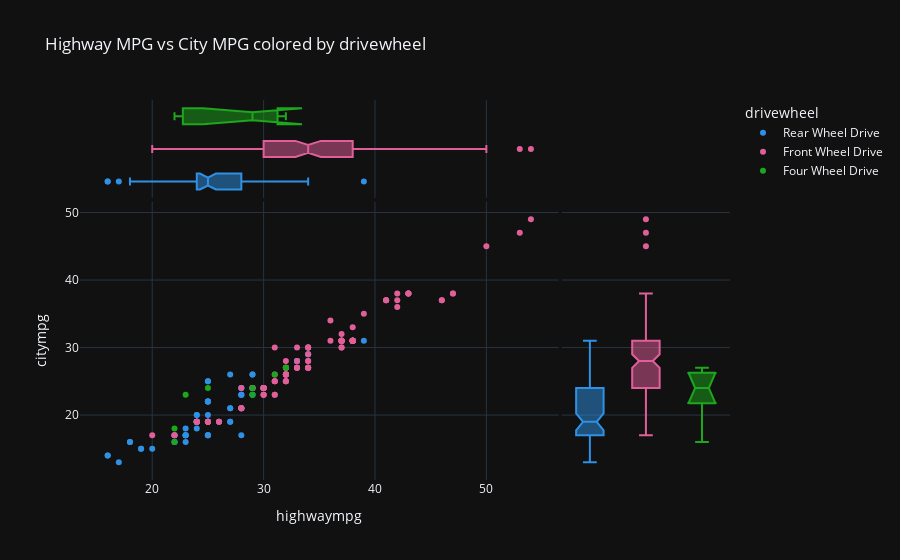

Write notebook code for a chart like this one.
### Markdown cell above
# Insights from Boxplot
- Hatchbacks have tightly grouped prices, indicating low price variability.
- Other car bodies (sedans, convertibles) show wider price ranges and more outliers.
- Hatchbacks are likely more standardized or budget-friendly.
- Greater price variability in other types suggests more market diversity.

### Code cell
# scatter plot with marginal for highway mpg vs city mpg
fig = px.scatter(
    cars_df, 
    x='highwaympg', 
    y='citympg', 
    color='drivewheel',
    title='Highway MPG vs City MPG colored by drivewheel',
    color_discrete_sequence=px.colors.qualitative.Dark24,
    marginal_x='box',
    marginal_y='box'
)
fig.update_layout(template='plotly_dark')
fig.show()

### Figure 1 — Plotly figure (JSON) as saved in the notebook; plotly's stock layout.template omitted (floating-point values rounded to 4 significant figures)
{"data": [{"hovertemplate": "drivewheel=Rear Wheel Drive<br>highwaympg=%{x}<br>citympg=%{y}<extra></extra>", "legendgroup": "Rear Wheel Drive", "marker": {"color": "#2E91E5", "symbol": "circle"}, "mode": "markers", "name": "Rear Wheel Drive", "orientation": "v", "showlegend": true, "type": "scatter", "x": [27, 27, 26, 29, 29, 28, 28, 25, 22, 22, 20, 29, 29, 19, 19, 17, 23, 23, 23, 23, 27, 39, 25, 25, 25, 25, 18, 18, 16, 16, 24, 25, 23, 25, 24, 33, 24, 25, 24, 33, 24, 25, 24, 33, 24, 24, 27, 25, 25, 25, 28, 34, 34, 29, 29, 30, 30, 30, 30, 30, 30, 24, 24, 24, 24, 28, 28, 28, 28, 22, 22, 28, 25, 23, 27, 25], "xaxis": "x", "y": [21, 21, 19, 23, 23, 21, 21, 20, 16, 16, 15, 24, 24, 15, 15, 13, 17, 17, 17, 16, 19, 31, 22, 22, 22, 22, 16, 16, 14, 14, 19, 19, 17, 19, 19, 28, 19, 25, 19, 28, 19, 25, 19, 28, 18, 19, 19, 17, 17, 17, 17, 29, 29, 26, 26, 24, 24, 24, 24, 24, 24, 20, 19, 20, 19, 23, 23, 24, 24, 17, 17, 23, 19, 18, 26, 19], "yaxis": "y"}, {"alignmentgroup": "True", "hovertemplate": "drivewheel=Rear Wheel Drive<br>highwaympg=%{x}<extra></extra>", "legendgroup": "Rear Wheel Drive", "marker": {"color": "#2E91E5", "symbol": "circle"}, "name": "Rear Wheel Drive", "notched": true, "offsetgroup": "Rear Wheel Drive", "showlegend": false, "type": "box", "x": [27, 27, 26, 29, 29, 28, 28, 25, 22, 22, 20, 29, 29, 19, 19, 17, 23, 23, 23, 23, 27, 39, 25, 25, 25, 25, 18, 18, 16, 16, 24, 25, 23, 25, 24, 33, 24, 25, 24, 33, 24, 25, 24, 33, 24, 24, 27, 25, 25, 25, 28, 34, 34, 29, 29, 30, 30, 30, 30, 30, 30, 24, 24, 24, 24, 28, 28, 28, 28, 22, 22, 28, 25, 23, 27, 25], "xaxis": "x3", "yaxis": "y3"}, {"alignmentgroup": "True", "hovertemplate": "drivewheel=Rear Wheel Drive<br>citympg=%{y}<extra></extra>", "legendgroup": "Rear Wheel Drive", "marker": {"color": "#2E91E5", "symbol": "circle"}, "name": "Rear Wheel Drive", "notched": true, "offsetgroup": "Rear Wheel Drive", "showlegend": false, "type": "box", "xaxis": "x2", "y": [21, 21, 19, 23, 23, 21, 21, 20, 16, 16, 15, 24, 24, 15, 15, 13, 17, 17, 17, 16, 19, 31, 22, 22, 22, 22, 16, 16, 14, 14, 19, 19, 17, 19, 19, 28, 19, 25, 19, 28, 19, 25, 19, 28, 18, 19, 19, 17, 17, 17, 17, 29, 29, 26, 26, 24, 24, 24, 24, 24, 24, 20, 19, 20, 19, 23, 23, 24, 24, 17, 17, 23, 19, 18, 26, 19], "yaxis": "y2"}, {"hovertemplate": "drivewheel=Front Wheel Drive<br>highwaympg=%{x}<br>citympg=%{y}<extra></extra>", "legendgroup": "Front Wheel Drive", "marker": {"color": "#E15F99", "symbol": "circle"}, "mode": "markers", "name": "Front Wheel Drive", "orientation": "v", "showlegend": true, "type": "scatter", "x": [30, 25, 25, 25, 20, 53, 43, 43, 41, 38, 30, 38, 38, 38, 30, 30, 24, 54, 38, 42, 34, 34, 34, 34, 33, 33, 33, 33, 28, 31, 43, 43, 31, 38, 38, 38, 38, 32, 32, 32, 32, 42, 32, 41, 38, 38, 30, 30, 32, 24, 24, 24, 32, 32, 30, 30, 37, 50, 37, 37, 37, 37, 37, 37, 37, 37, 34, 34, 22, 22, 25, 41, 30, 38, 38, 38, 30, 31, 31, 28, 28, 28, 28, 26, 26, 36, 31, 37, 33, 32, 32, 31, 39, 38, 38, 37, 37, 37, 36, 47, 47, 34, 34, 34, 33, 32, 32, 32, 46, 34, 46, 34, 34, 42, 32, 29, 29, 24, 38, 31], "xaxis": "x", "y": [24, 19, 19, 19, 17, 47, 38, 38, 37, 31, 24, 31, 31, 31, 24, 24, 19, 49, 31, 38, 30, 30, 30, 30, 27, 27, 27, 27, 24, 25, 38, 38, 30, 31, 31, 31, 31, 26, 26, 26, 26, 36, 26, 37, 31, 31, 24, 23, 25, 19, 19, 19, 25, 25, 23, 23, 31, 45, 31, 31, 31, 31, 31, 31, 31, 31, 27, 27, 17, 17, 19, 37, 24, 31, 31, 31, 24, 23, 23, 21, 21, 21, 21, 19, 19, 31, 26, 32, 28, 26, 28, 25, 35, 31, 31, 31, 30, 30, 34, 38, 38, 28, 28, 29, 30, 27, 27, 27, 37, 27, 37, 27, 27, 37, 26, 24, 24, 19, 33, 25], "yaxis": "y"}, {"alignmentgroup": "True", "hovertemplate": "drivewheel=Front Wheel Drive<br>highwaympg=%{x}<extra></extra>", "legendgroup": "Front Wheel Drive", "marker": {"color": "#E15F99", "symbol": "circle"}, "name": "Front Wheel Drive", "notched": true, "offsetgroup": "Front Wheel Drive", "showlegend": false, "type": "box", "x": [30, 25, 25, 25, 20, 53, 43, 43, 41, 38, 30, 38, 38, 38, 30, 30, 24, 54, 38, 42, 34, 34, 34, 34, 33, 33, 33, 33, 28, 31, 43, 43, 31, 38, 38, 38, 38, 32, 32, 32, 32, 42, 32, 41, 38, 38, 30, 30, 32, 24, 24, 24, 32, 32, 30, 30, 37, 50, 37, 37, 37, 37, 37, 37, 37, 37, 34, 34, 22, 22, 25, 41, 30, 38, 38, 38, 30, 31, 31, 28, 28, 28, 28, 26, 26, 36, 31, 37, 33, 32, 32, 31, 39, 38, 38, 37, 37, 37, 36, 47, 47, 34, 34, 34, 33, 32, 32, 32, 46, 34, 46, 34, 34, 42, 32, 29, 29, 24, 38, 31], "xaxis": "x3", "yaxis": "y3"}, {"alignmentgroup": "True", "hovertemplate": "drivewheel=Front Wheel Drive<br>citympg=%{y}<extra></extra>", "legendgroup": "Front Wheel Drive", "marker": {"color": "#E15F99", "symbol": "circle"}, "name": "Front Wheel Drive", "notched": true, "offsetgroup": "Front Wheel Drive", "showlegend": false, "type": "box", "xaxis": "x2", "y": [24, 19, 19, 19, 17, 47, 38, 38, 37, 31, 24, 31, 31, 31, 24, 24, 19, 49, 31, 38, 30, 30, 30, 30, 27, 27, 27, 27, 24, 25, 38, 38, 30, 31, 31, 31, 31, 26, 26, 26, 26, 36, 26, 37, 31, 31, 24, 23, 25, 19, 19, 19, 25, 25, 23, 23, 31, 45, 31, 31, 31, 31, 31, 31, 31, 31, 27, 27, 17, 17, 19, 37, 24, 31, 31, 31, 24, 23, 23, 21, 21, 21, 21, 19, 19, 31, 26, 32, 28, 26, 28, 25, 35, 31, 31, 31, 30, 30, 34, 38, 38, 28, 28, 29, 30, 27, 27, 27, 37, 27, 37, 27, 27, 37, 26, 24, 24, 19, 33, 25], "yaxis": "y2"}, {"hovertemplate": "drivewheel=Four Wheel Drive<br>highwaympg=%{x}<br>citympg=%{y}<extra></extra>", "legendgroup": "Four Wheel Drive", "marker": {"color": "#1CA71C", "symbol": "circle"}, "mode": "markers", "name": "Four Wheel Drive", "orientation": "v", "showlegend": true, "type": "scatter", "x": [22, 22, 31, 25, 29, 29, 23, 32, 32], "xaxis": "x", "y": [18, 16, 26, 24, 24, 23, 23, 27, 27], "yaxis": "y"}, {"alignmentgroup": "True", "hovertemplate": "drivewheel=Four Wheel Drive<br>highwaympg=%{x}<extra></extra>", "legendgroup": "Four Wheel Drive", "marker": {"color": "#1CA71C", "symbol": "circle"}, "name": "Four Wheel Drive", "notched": true, "offsetgroup": "Four Wheel Drive", "showlegend": false, "type": "box", "x": [22, 22, 31, 25, 29, 29, 23, 32, 32], "xaxis": "x3", "yaxis": "y3"}, {"alignmentgroup": "True", "hovertemplate": "drivewheel=Four Wheel Drive<br>citympg=%{y}<extra></extra>", "legendgroup": "Four Wheel Drive", "marker": {"color": "#1CA71C", "symbol": "circle"}, "name": "Four Wheel Drive", "notched": true, "offsetgroup": "Four Wheel Drive", "showlegend": false, "type": "box", "xaxis": "x2", "y": [18, 16, 26, 24, 24, 23, 23, 27, 27], "yaxis": "y2"}], "layout": {"legend": {"title": {"text": "drivewheel"}, "tracegroupgap": 0}, "title": {"text": "Highway MPG vs City MPG colored by drivewheel"}, "xaxis": {"anchor": "y", "domain": [0, 0.7363], "title": {"text": "highwaympg"}}, "xaxis2": {"anchor": "y2", "domain": [0.7413, 1], "matches": "x2", "showgrid": false, "showline": false, "showticklabels": false, "ticks": ""}, "xaxis3": {"anchor": "y3", "domain": [0, 0.7363], "matches": "x", "showgrid": true, "showticklabels": false}, "xaxis4": {"anchor": "y4", "domain": [0.7413, 1], "matches": "x2", "showgrid": false, "showline": false, "showticklabels": false, "ticks": ""}, "yaxis": {"anchor": "x", "domain": [0, 0.7326], "title": {"text": "citympg"}}, "yaxis2": {"anchor": "x2", "domain": [0, 0.7326], "matches": "y", "showgrid": true, "showticklabels": false}, "yaxis3": {"anchor": "x3", "domain": [0.7426, 1], "matches": "y3", "showgrid": false, "showline": false, "showticklabels": false, "ticks": ""}, "yaxis4": {"anchor": "x4", "domain": [0.7426, 1], "matches": "y3", "showgrid": true, "showline": false, "showticklabels": false, "ticks": ""}}}
